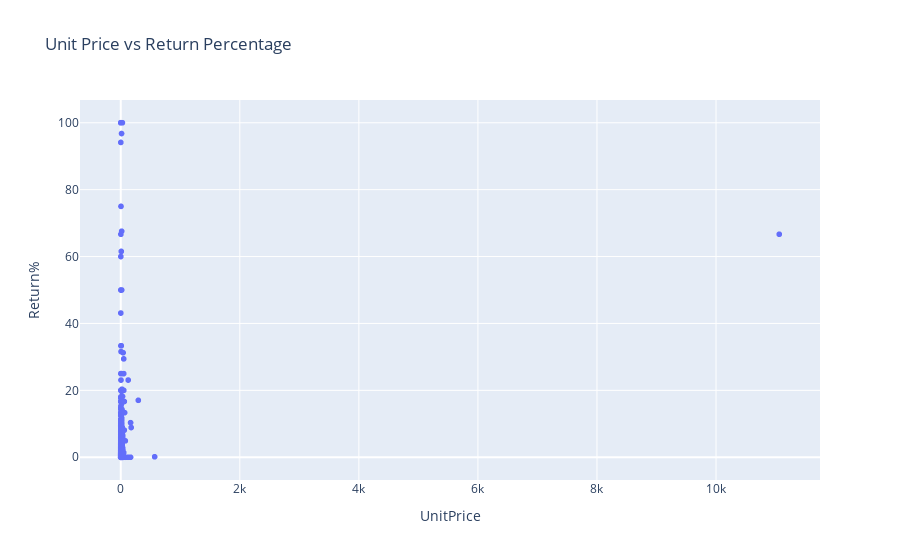

The notebook cell this image was saved under:
### Code cell
# Price vs Return Rate analysis
fig = px.scatter(data_frame = df_products,
                 x='UnitPrice',
                 y='Return%', 
                #  color='TotalSpendings',
                 title='Unit Price vs Return Percentage',
                 log_y=False, 
                 hover_data=['StockCode', 'Description', 'ProductCategory','QuantitySold', 'UnitPrice', 'TotalSales', 'UnitsReturned', 'ReturnTransactions', 'Return%'])

fig.show()

### Figure 1 — Plotly figure (JSON) as saved in the notebook; plotly's stock layout.template omitted (floating-point values rounded to 4 significant figures; data arrays with more than 128 entries replaced by an {"elided": "..."} marker saying what was removed)
{"data": [{"customdata": {"elided": "3958x7 mixed values"}, "hovertemplate": "UnitPrice=%{x}<br>Return%=%{y}<br>StockCode=%{customdata[0]}<br>Description=%{customdata[1]}<br>ProductCategory=%{customdata[2]}<br>QuantitySold=%{customdata[3]}<br>TotalSales=%{customdata[4]}<br>UnitsReturned=%{customdata[5]}<br>ReturnTransactions=%{customdata[6]}<extra></extra>", "legendgroup": "", "marker": {"color": "#636efa", "symbol": "circle"}, "mode": "markers", "name": "", "showlegend": false, "type": "scattergl", "x": {"elided": "3958 float values"}, "xaxis": "x", "y": {"elided": "3958 float values"}, "yaxis": "y"}], "layout": {"legend": {"tracegroupgap": 0}, "title": {"text": "Unit Price vs Return Percentage"}, "xaxis": {"anchor": "y", "domain": [0, 1], "title": {"text": "UnitPrice"}}, "yaxis": {"anchor": "x", "domain": [0, 1], "title": {"text": "Return%"}}}}
